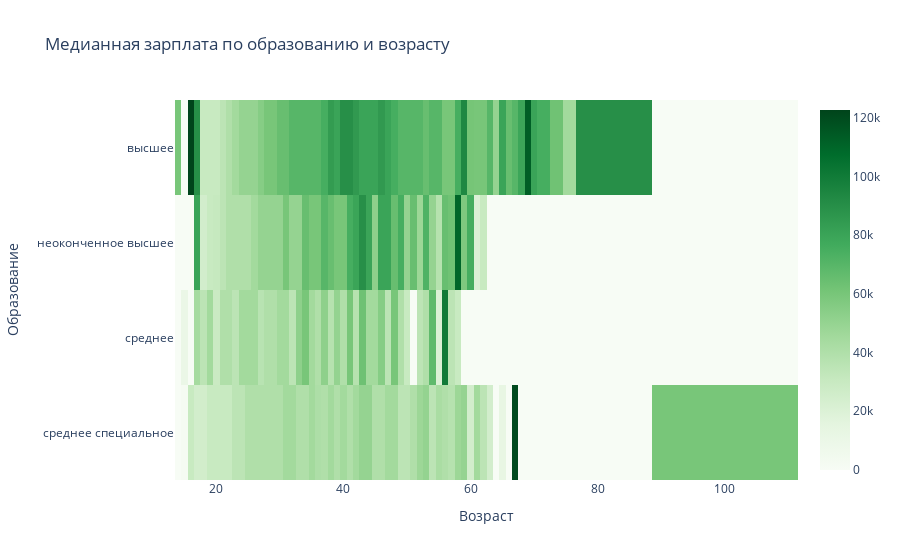

The notebook cell saved with this chart:
### Markdown cell above
7. Постройте сводную таблицу, иллюстрирующую зависимость **медианной** желаемой заработной платы от возраста (**"Возраст"**) и образования (**"Образование"**). На полученной сводной таблице постройте **тепловую карту**. Проанализируйте тепловую карту, сравнив показатели внутри групп.

### Code cell
# ваш код здесь
pivot = hh_data.pivot_table(
    index='Образование',
    columns='Возраст',
    values='ЗП(руб)',
    aggfunc='median',
    fill_value=0
)
fig = px.imshow(
    pivot,
    aspect='auto',
    color_continuous_scale='greens',
    title='Медианная зарплата по образованию и возрасту'
)
fig.show()
pio.write_html(fig, file='figure_task4_7.html')

### Figure 1 — Plotly figure (JSON) as saved in the notebook; plotly's stock layout.template omitted (floating-point values rounded to 4 significant figures; data arrays with more than 128 entries replaced by an {"elided": "..."} marker saying what was removed)
{"data": [{"coloraxis": "coloraxis", "hovertemplate": "Возраст: %{x}<br>Образование: %{y}<br>color: %{z}<extra></extra>", "name": "0", "type": "heatmap", "x": [14, 15, 16, 17, 18, 19, 20, 21, 22, 23, 24, 25, 26, 27, 28, 29, 30, 31, 32, 33, 34, 35, 36, 37, 38, 39, 40, 41, 42, 43, 44, 45, 46, 47, 48, 49, 50, 51, 52, 53, 54, 55, 56, 57, 58, 59, 60, 61, 62, 63, 64, 65, 66, 67, 68, 69, 70, 71, 72, 73, 76, 77, 100], "xaxis": "x", "y": ["высшее", "неоконченное высшее", "среднее", "среднее специальное"], "yaxis": "y", "z": {"elided": "4x63 float values"}}], "layout": {"coloraxis": {"colorscale": [[0, "rgb(247,252,245)"], [0.125, "rgb(229,245,224)"], [0.25, "rgb(199,233,192)"], [0.375, "rgb(161,217,155)"], [0.5, "rgb(116,196,118)"], [0.625, "rgb(65,171,93)"], [0.75, "rgb(35,139,69)"], [0.875, "rgb(0,109,44)"], [1, "rgb(0,68,27)"]]}, "title": {"text": "Медианная зарплата по образованию и возрасту"}, "xaxis": {"anchor": "y", "domain": [0, 1], "title": {"text": "Возраст"}}, "yaxis": {"anchor": "x", "autorange": "reversed", "domain": [0, 1], "title": {"text": "Образование"}}}}
